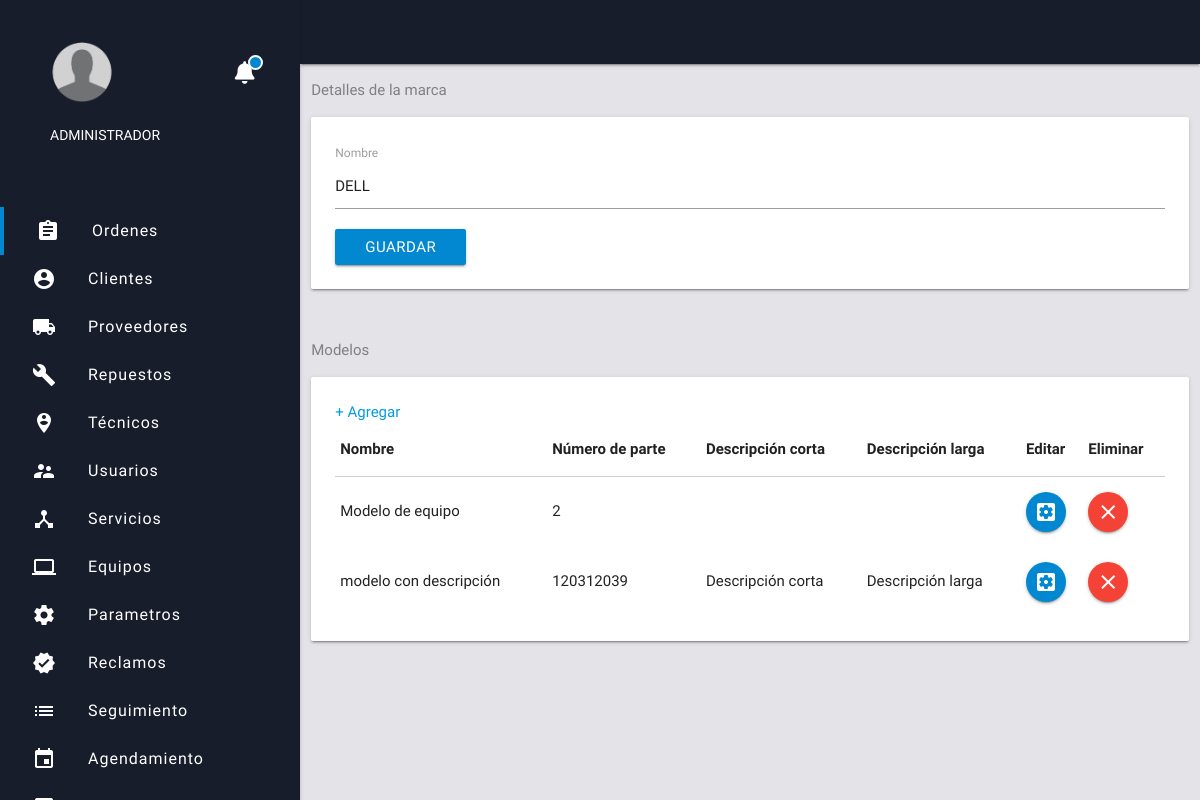
Page /equipments/update_brand.php?id=9&id_linea=1&id_sublinea=4 on the committed database.
### tables this page shows
CREATE TABLE `brands` (
  `id` int(11) NOT NULL,
  `name` varchar(100) NOT NULL
);

CREATE TABLE `model` (
  `id` int(11) NOT NULL,
  `name` varchar(100) NOT NULL,
  `id_brand` int(11) NOT NULL,
  `id_linea` int(11) NOT NULL,
  `pal_number` varchar(50) NOT NULL,
  `id_sublinea` int(11) NOT NULL,
  `short_desc` varchar(300) NOT NULL,
  `long_desc` varchar(500) NOT NULL
);

### equipments/update_brand.php (the view, shortened to what this page needs)
<?php include '../extend/header.php';
$id = $_GET['id'];
$id_linea = $_GET['id_linea'];
$id_sublinea = $_GET['id_sublinea'];
$sel = $con->query("SELECT * FROM brands WHERE id = '$id' ");
while ($f = $sel->fetch_assoc()) {
  $name = $f['name'];
  $idx = $f['id'];
}
?>
   <div class="row">
      <div class="col s12">
      <p style="color:grey;">Detalles de la marca</p>
      <div class="card horizontal">
         <div class="card-stacked">
           <div class="card-content">
             <form  action="up_brand.php" method="post">
               <label for="name">Nombre</label>
               <input type="text" name="name" value="<?php echo $name ?>" required>
               <button  type="submit" class="btn light-blue darken-2">Guardar</button>
             </form>
           </div>
         </div>
      </div>
     </div>
     </div>
<div class="row">
<div class=" col s12">
<p style="color:grey;">Modelos</p>
       <div class="card horizontal">
         <div class="card-stacked">
           <div class="card-content">
             <form  action="up_brand.php" method="post">
             <table class="excel responsive-table" border="1">
                    <thead>
                      <th>Nombre</th>
                      <th>Número de parte</th>
                      <th>Descripción corta</th>
                      <th>Descripción larga</th>
                      <th class="borrar">Editar</th>
                      <th class="borrar">Eliminar</th>
                    </thead>
                   <?php
                     $sel2 = $con->query("SELECT * FROM model WHERE id_brand = '$id' AND id_linea='$id_linea' ");
                     while ($f = $sel2->fetch_assoc()) {  ?>
                        <tr>
                        <td><?php echo $f['name'] ?></td>
                        <td><?php echo $f['pal_number'] ?></td>
                        <td><?php echo $f['short_desc'] ?></td>
                        <td><?php echo $f['long_desc'] ?></td>
                        <td><a href="update_model.php?id=<?php echo $f['id']?>&id_linea=<?php echo $id_linea?>&id_sublinea=<?php echo $id_sublinea?>" class="btn-floating light-blue darken-2"><i class="material-icons">settings_applications</i></a></td>
                        <td class="borrar"><a href="#" class="btn-floating red" onclick="swal({ title:'Esta seguro que desea eliminar el modelo?',text: 'Se perderan los datos!', type: 'warning', showCancelButton: true, confirmButtonColor: '#3085d6', cancelButtonColor: '#d33', confirmButtonText: 'Si, eliminar'}).then(function (isConfirm) {
                         if(isConfirm.value){  location.href='delete_model.php?id=<?php echo $f['id'] ?>&idx=<?php echo $id?>'; } else { location.href='update_brand.php?id=<?php echo $idx ?>';} })"><i class="material-icons">clear</i></a></td>
                      </tr>
                    <?php  } ?>
             <a href="add_model.php?id=<?php echo $idx?>&id_linea=<?php echo $id_linea?>&id_sublinea=<?php echo $id_sublinea?>"> + Agregar</a>
             </form>
           </div>
         </div>
      </div>
     </div>
</div>
   <?php include '../extend/scripts.php'; ?>
   </body>
   </html>

### css/web-app.css (style rules this page uses)
html { background-color:#e4e3e8; font-family: 'Work Sans', sans-serif; }

### css/notifications.css (style rules this page uses)
body { margin: 0; padding: 0; }

### rows in the picture
brands: name "DELL"
model: name "Modelo de equipo", pal_number "2"
model: name "modelo con descripción", pal_number "120312039", short_desc "Descripción corta", long_desc "Descripción larga"
